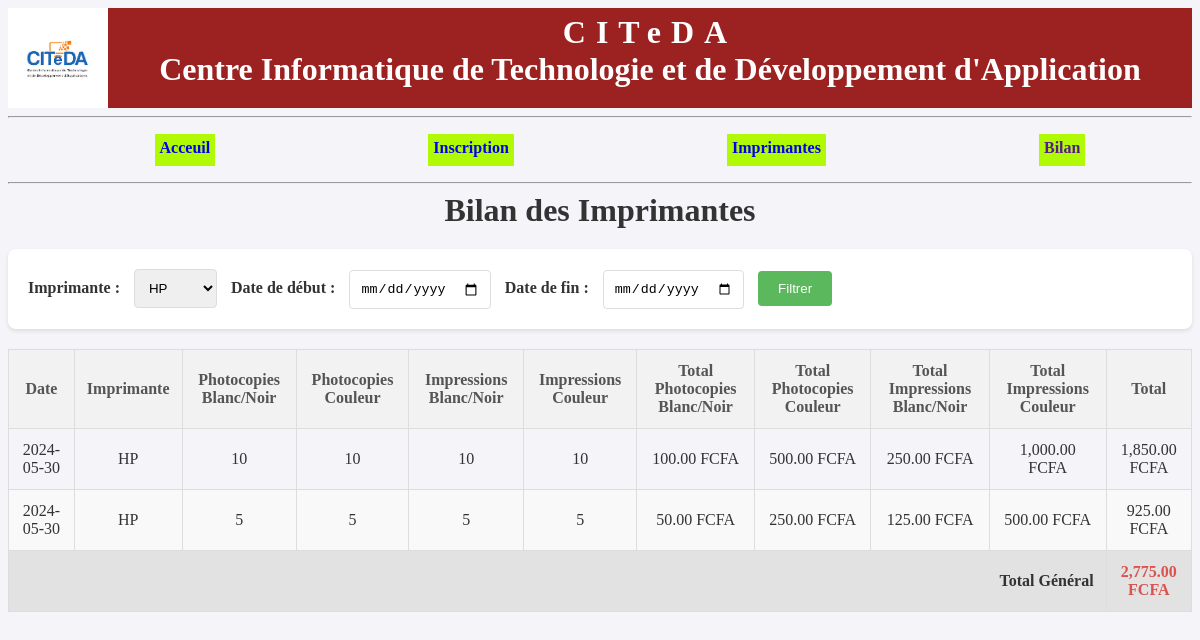
Screenshot of /bilan.php?imprimante_id=1 (signed in) with the database file from the repository.
### tables this page shows
CREATE TABLE `enregistrer` (
  `idenr` int(10) NOT NULL,
  `idimpr` int(10) NOT NULL,
  `dateajout` date NOT NULL,
  `nbrphbn` int(15) NOT NULL,
  `nbrphclr` int(15) NOT NULL,
  `nbrimpbn` int(15) NOT NULL,
  `nbrimpclr` int(15) NOT NULL
);

CREATE TABLE `imprimente` (
  `idimpr` int(10) NOT NULL,
  `nomimpr` varchar(30) NOT NULL,
  `prixphbn` int(10) NOT NULL,
  `priximbn` int(10) NOT NULL,
  `prixphclr` int(10) NOT NULL,
  `priximclr` int(10) NOT NULL
);

### bilan.php (the view, shortened to what this page needs)
<?php
try {
    $bdd = new PDO('mysql:host=localhost;dbname=citeda', 'root', '');
} catch (Exception $e) {
    die('Erreur : ' . $e->getMessage());
}
$imprimantes = $bdd->query("SELECT idimpr, nomimpr FROM imprimente")->fetchAll(PDO::FETCH_ASSOC);
$imprimante_id = isset($_GET['imprimante_id']) ? $_GET['imprimante_id'] : '';
$date_debut = isset($_GET['date_debut']) ? $_GET['date_debut'] : '';
$date_fin = isset($_GET['date_fin']) ? $_GET['date_fin'] : '';
$query = "SELECT e.dateajout, i.nomimpr AS imprimante, e.nbrphbn, e.nbrphclr, e.nbrimpbn, e.nbrimpclr,
          i.prixphbn, i.priximbn, i.prixphclr, i.priximclr
          FROM enregistrer e
          JOIN imprimente i ON e.idimpr = i.idimpr
          WHERE 1";
$params = array();
if ($imprimante_id) {
    $query .= " AND e.idimpr = ?";
    $params[] = $imprimante_id;
}
$stmt = $bdd->prepare($query);
$stmt->execute($params);
$enregistrements = $stmt->fetchAll(PDO::FETCH_ASSOC);
include('header.php');
?>
<!DOCTYPE html>
<html>
<head>
    <link rel="stylesheet" type="text/css" href="header.css">
    <link rel="stylesheet" type="text/css" href="bilan.css">
</head>
<body>
    <h1>Bilan des Imprimantes</h1>
    <form method="GET" action="bilan.php">
        <label for="imprimante_id">Imprimante :</label>
        <select name="imprimante_id" id="imprimante_id">
            <?php foreach ($imprimantes as $imprimante): ?>
                <option value="<?= $imprimante['idimpr'] ?>" <?= ($imprimante_id == $imprimante['idimpr']) ? 'selected' : '' ?>>
                    <?= $imprimante['nomimpr'] ?>
                </option>
            <?php endforeach; ?>
        </select>
        <label for="date_debut">Date de début :</label>
        <input type="date" name="date_debut" id="date_debut" value="<?= $date_debut ?>">
        <label for="date_fin">Date de fin :</label>
        <input type="date" name="date_fin" id="date_fin" value="<?= $date_fin ?>">
        <button type="submit">Filtrer</button>
    </form>
    <table border="1">
        <thead>
            <tr>
                <th>Date</th>
                <th>Imprimante</th>
                <th>Photocopies Blanc/Noir</th>
                <th>Photocopies Couleur</th>
                <th>Impressions Blanc/Noir</th>
                <th>Impressions Couleur</th>
                <th>Total Photocopies Blanc/Noir</th>
                <th>Total Photocopies Couleur</th>
                <th>Total Impressions Blanc/Noir</th>
                <th>Total Impressions Couleur</th>
                <th>Total</th>
            </tr>
        </thead>
        <tbody>
            <?php
            $total_general = 0;
            foreach ($enregistrements as $enregistrement):
                $total_phbn = $enregistrement['nbrphbn'] * $enregistrement['prixphbn'];
                $total_phclr = $enregistrement['nbrphclr'] * $enregistrement['prixphclr'];
                $total_impbn = $enregistrement['nbrimpbn'] * $enregistrement['priximbn'];
                $total_impclr = $enregistrement['nbrimpclr'] * $enregistrement['priximclr'];
                $total = $total_phbn + $total_phclr + $total_impbn + $total_impclr;
                $total_general += $total;
            ?>
                <tr>
                    <td><?= $enregistrement['dateajout'] ?></td>
                    <td><?= $enregistrement['imprimante'] ?></td>
                    <td><?= $enregistrement['nbrphbn'] ?></td>
                    <td><?= $enregistrement['nbrphclr'] ?></td>
                    <td><?= $enregistrement['nbrimpbn'] ?></td>
                    <td><?= $enregistrement['nbrimpclr'] ?></td>
                    <td><?= number_format($total_phbn, 2) ?> FCFA</td>
                    <td><?= number_format($total_phclr, 2) ?> FCFA</td>
                    <td><?= number_format($total_impbn, 2) ?> FCFA</td>
                    <td><?= number_format($total_impclr, 2) ?> FCFA</td>
                    <td><?= number_format($total, 2) ?> FCFA</td>
                </tr>
            <?php endforeach; ?>
        </tbody>
        <tfoot>
            <tr>
                <td colspan="10">Total Général</td>
                <td><?= number_format($total_general, 2) ?> FCFA</td>
            </tr>
        </tfoot>
    </table>
</body>
</html>

### header.css (style rules this page uses)
h1 { margin: auto; }

### bilan.css (style rules this page uses)
body { background-color: #f4f4f9; color: #333; }
h1 { text-align: center; margin-bottom: 20px; }
form { background-color: #fff; padding: 20px; border-radius: 8px; box-shadow: 0 2px 4px rgba(0, 0, 0, 0.1); margin-bottom: 20px; }
form label { margin-right: 10px; font-weight: bold; }
form select, form input[type="date"] { padding: 10px; border: 1px solid #ddd; border-radius: 4px; margin-right: 10px; }
form button { padding: 10px 20px; background-color: #5cb85c; border: none; color: #fff; border-radius: 4px; cursor: pointer; }
table { width: 100%; border-collapse: collapse; margin-top: 20px; margin-bottom: 50px; }
table, th, td { border: 1px solid #ddd; }
th, td { padding: 12px; text-align: center; }
th { background-color: #f2f2f2; color: #555; }
tr:nth-child(even) { background-color: #f9f9f9; }
tfoot tr td { font-weight: bold; background-color: #e2e2e2; }
tfoot tr td:last-child { color: #d9534f; }
tfoot tr td:first-child { text-align: right; }

### rows the page displays
enregistrer: dateajout "2024-05-30", idimpr.nomimpr "HP", nbrphbn "10", nbrphclr "10", nbrimpbn "10", nbrimpclr "10", nbrphbn.prixphbn "100.00", nbrphclr.prixphclr "500.00", nbrimpbn.priximbn "250.00", nbrimpclr.priximclr "1,000.00", total "1,850.00"
enregistrer: dateajout "2024-05-30", idimpr.nomimpr "HP", nbrphbn "5", nbrphclr "5", nbrimpbn "5", nbrimpclr "5", nbrphbn.prixphbn "50.00", nbrphclr.prixphclr "250.00", nbrimpbn.priximbn "125.00", nbrimpclr.priximclr "500.00", total "925.00"

### other values shown
$total_general "2,775.00"
form field imprimante_id "HP"
